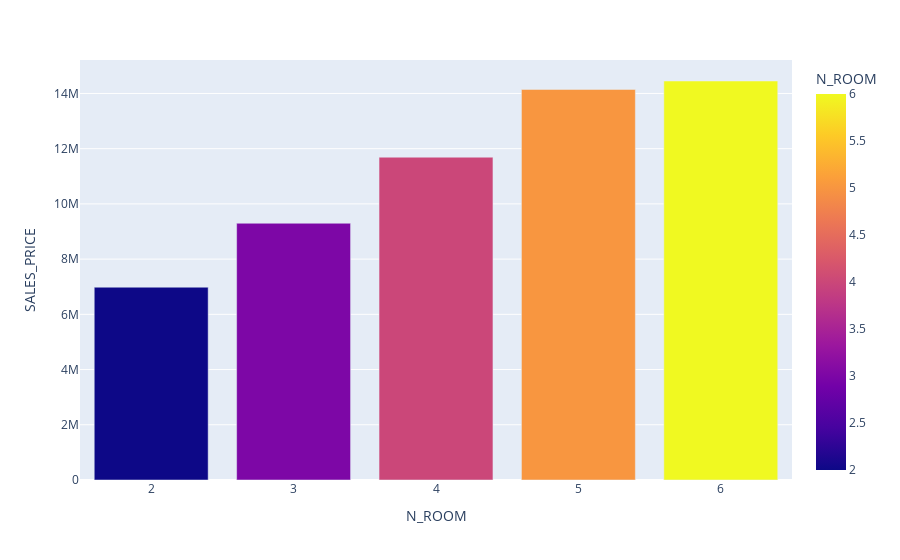

The notebook cell this image was saved under:
### Code cell
#averaging data
temp =pd.DataFrame(train.groupby('N_ROOM')['SALES_PRICE'].mean())
temp['N_ROOM'] = temp.index
temp = temp.sort_values(by='SALES_PRICE',ignore_index=True)
N_ROOM_values = temp.N_ROOM.unique()


#Ploting
px.bar(temp,y='SALES_PRICE',x='N_ROOM',color='N_ROOM')

### Figure 1 — Plotly figure (JSON) as saved in the notebook; plotly's stock layout.template omitted (floating-point values rounded to 4 significant figures)
{"data": [{"alignmentgroup": "True", "hovertemplate": "N_ROOM=%{marker.color}<br>SALES_PRICE=%{y}<extra></extra>", "legendgroup": "", "marker": {"color": [2, 3, 4, 5, 6], "coloraxis": "coloraxis", "pattern": {"shape": ""}}, "name": "", "offsetgroup": "", "orientation": "v", "showlegend": false, "textposition": "auto", "type": "bar", "x": [2, 3, 4, 5, 6], "xaxis": "x", "y": [6983000.0, 9299000.0, 11690000.0, 14150000.0, 14450000.0], "yaxis": "y"}], "layout": {"barmode": "relative", "coloraxis": {"colorbar": {"title": {"text": "N_ROOM"}}, "colorscale": [[0, "#0d0887"], [0.1111, "#46039f"], [0.2222, "#7201a8"], [0.3333, "#9c179e"], [0.4444, "#bd3786"], [0.5556, "#d8576b"], [0.6667, "#ed7953"], [0.7778, "#fb9f3a"], [0.8889, "#fdca26"], [1, "#f0f921"]]}, "legend": {"tracegroupgap": 0}, "margin": {"t": 60}, "xaxis": {"anchor": "y", "domain": [0, 1], "title": {"text": "N_ROOM"}}, "yaxis": {"anchor": "x", "domain": [0, 1], "title": {"text": "SALES_PRICE"}}}}
